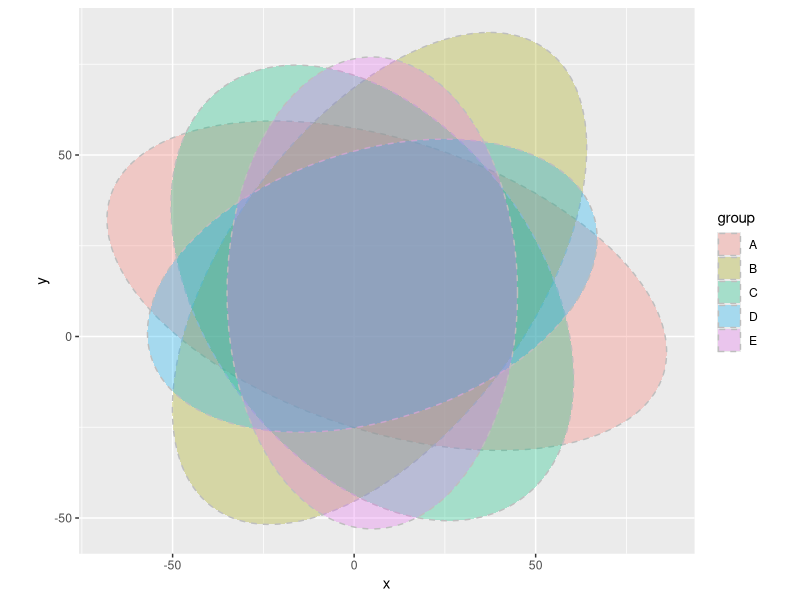

Write R code to recreate this figure.
## ---- chunk 1
library(dplyr)
parameters <- list(c(9,14, 40,80,72),
                   c(7,16, 42,78,144),
                   c(5,12, 46,70,216),
                   c(5,14, 37,64,288),
                   c(5,12, 40,65,360))
ell2poly <- VennDiagram::ell2poly
coordinations <- lapply(1:length(parameters),function(i){
  do.call(ell2poly, as.list(c(parameters[[i]],300))) %>%
    data.frame() %>%
    mutate(group=LETTERS[[i]])
    
})

data <- do.call(rbind, coordinations)
## ---- chunk 2
library(ggplot2)
ggplot(data,aes(x,y,group=group,fill=group)) +
  geom_polygon(alpha=0.3,lty="dashed",color="grey") + 
  coord_equal()
